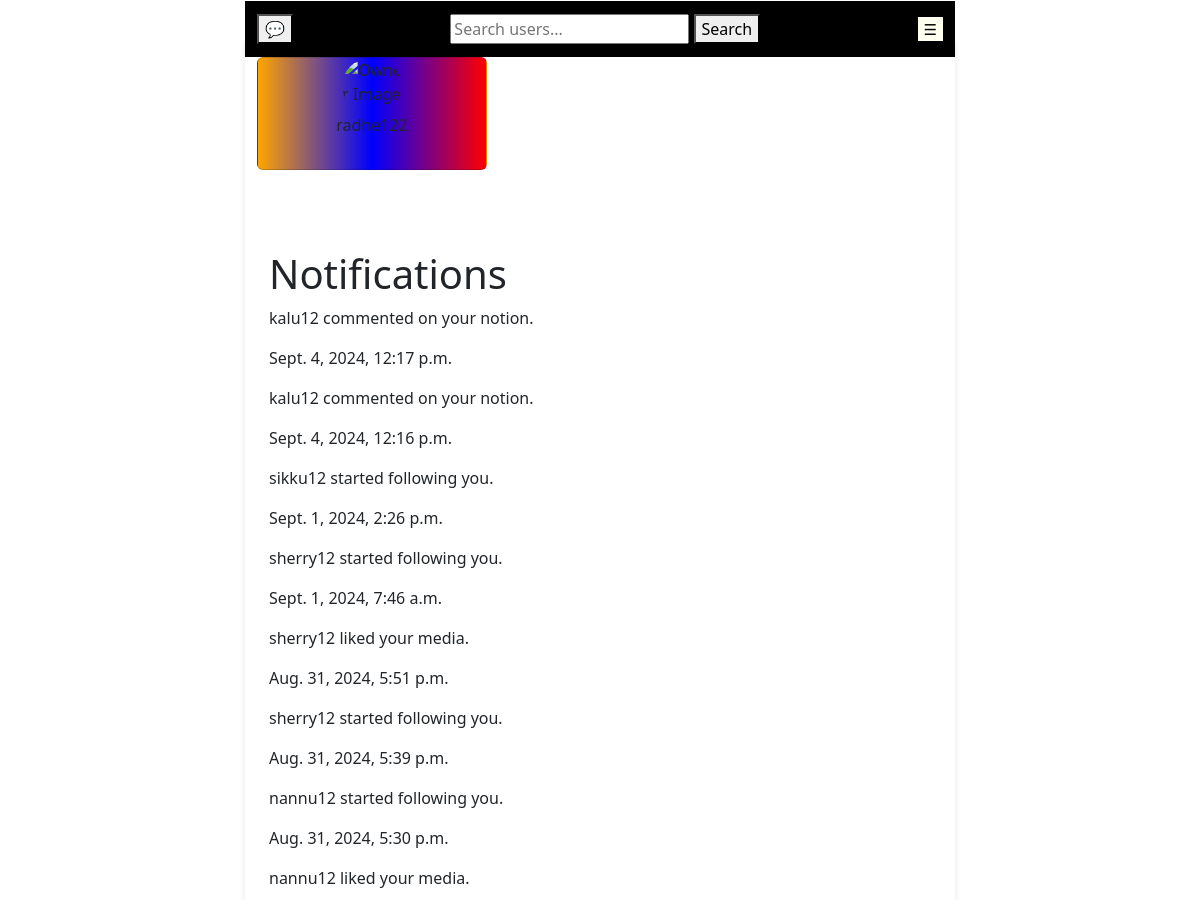
/profile_notifications/ (signed in, upper part), run on an earlier commit of the app's database.
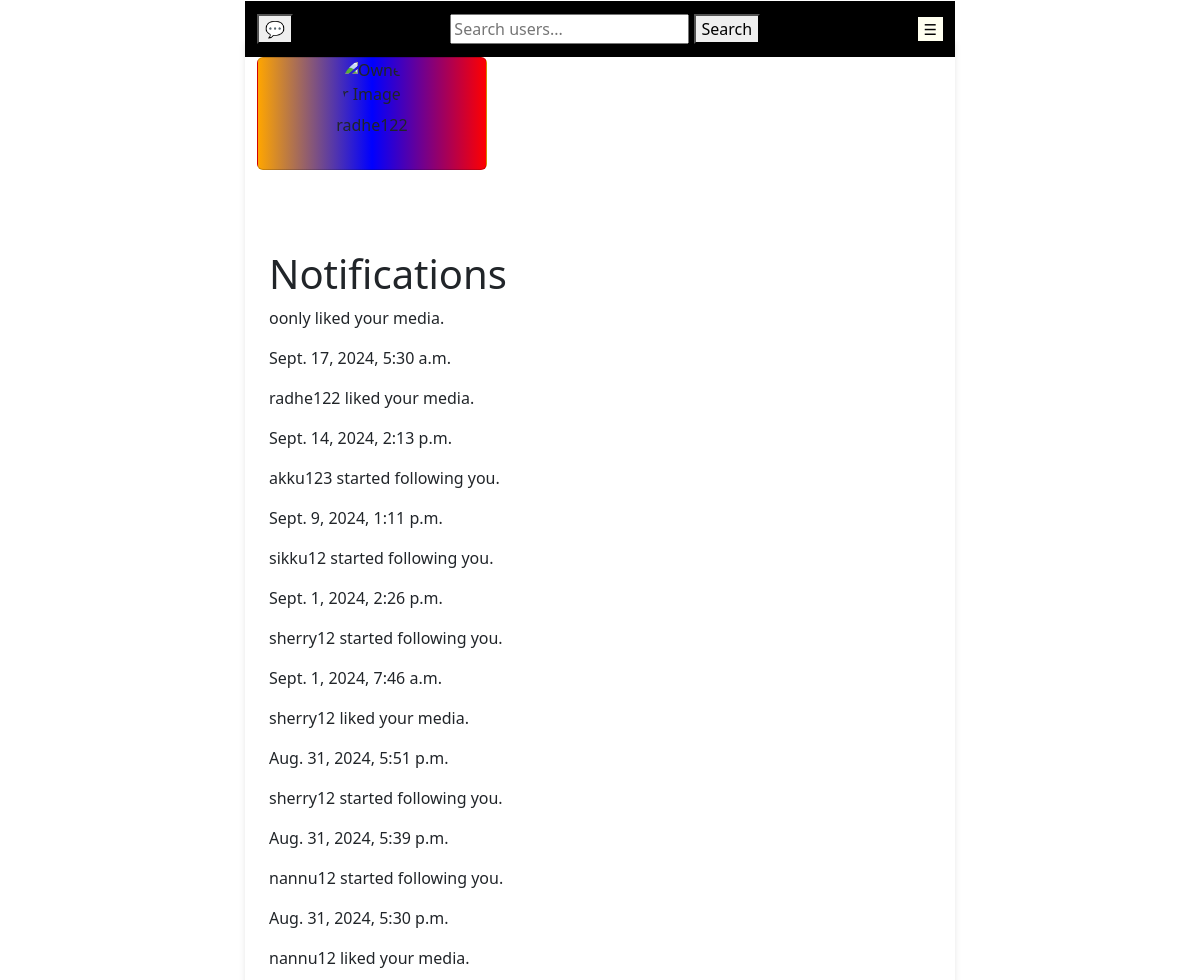
And on a later commit of the database.
### notion/models.py (models this page shows, shortened)
class Notification(models.Model):
    user = models.ForeignKey(AuthUser, on_delete=models.CASCADE, related_name='notifications', null = True)
    content = models.TextField()
    created_at = models.DateTimeField(auto_now_add=True)
    is_read = models.BooleanField(default=False)
    notion = models.ForeignKey('Notion', null=True, blank=True, on_delete=models.CASCADE, related_name='notifications')
    comment = models.ForeignKey('Comment', null=True, blank=True, on_delete=models.CASCADE, related_name='notifications')
    liked_by = models.ForeignKey(AuthUser, null=True, blank=True, on_delete=models.CASCADE, related_name='liked_notifications')
    related_media = models.ForeignKey(Media, on_delete=models.CASCADE, related_name='related_notifications', null=True, blank=True)
    related_notion = models.ForeignKey(Notion, on_delete=models.CASCADE, related_name='related_notifications', null=True, blank=True)
    related_comment = models.ForeignKey(Comment, on_delete=models.CASCADE, related_name='related_notifications', null=True, blank=True)
    related_user = models.ForeignKey(AuthUser, on_delete=models.CASCADE, related_name='related_notifications', null=True, blank=True)
    type = models.CharField(max_length=50, choices=[('follow', 'Follow'), ('like', 'Like'), ('comment', 'Comment')], null=True)

### user_profile/views.py (the view)
# urls.py: path('profile_notifications/', views.profile_notifications, name='profile_notifications'),
@login_required
def profile_notifications(request):
    notifications = Notification.objects.filter(user=request.user).order_by('-created_at')
    paginator = Paginator(notifications, 100)
    page_number = request.GET.get('page')
    page_obj = paginator.get_page(page_number)
    return render(request, 'profile_notifications.html', {'page_obj': page_obj})

### templates/user_profile/profile_notifications.html (shortened to what this page needs)
{% extends 'landing_page.html' %}
{% block content %}
<h1>Notifications</h1>
<div>
    {% for notification in page_obj %}
        <div>
            <p>{{ notification.content }}</p>
            <p>{{ notification.created_at }}</p>
        </div>
    {% endfor %}
</div>
{% endblock %}

What changed in the data, as far as the page shows it:
removed Notification: content "kalu12 commented on your notion.", created_at "Sept. 4, 2024, 12:17 p.m."
removed Notification: content "kalu12 commented on your notion.", created_at "Sept. 4, 2024, 12:16 p.m."
added Notification: content "oonly liked your media.", created_at "Sept. 17, 2024, 5:30 a.m."
added Notification: content "radhe122 liked your media.", created_at "Sept. 14, 2024, 2:13 p.m."
added Notification: content "akku123 started following you.", created_at "Sept. 9, 2024, 1:11 p.m."
